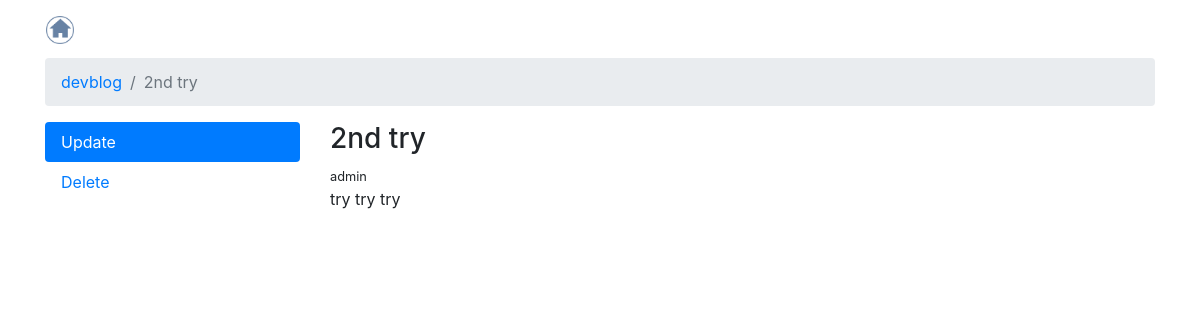
Before: /devblog/2nd-try/ with the older database file.
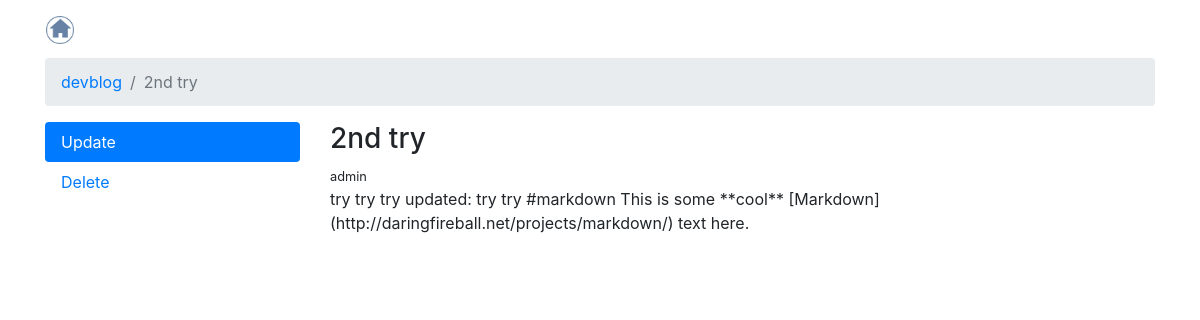
After: the same page with the newer database file.
### devblog/models.py (models this page shows, shortened)
class Article(TimeStampedModel):
    title = models.CharField(max_length=512)
    tags = models.CharField(max_length=255, blank=True)
    slug = models.CharField(max_length=512, blank=True)
    user = models.ForeignKey(User)
    text = models.TextField(blank=True)
    files = models.FileField(upload_to=upload_here, blank=True)

### devblog/views.py (the view)
# urls.py: url(r'^(?P<slug>[\w-]+)/$', views.ArticleDetailView.as_view(), name='detail'),
class ArticleDetailView(DetailView):
    model = Article
    template_name = 'devblog/detail.html'

### templates/devblog/detail.html (shortened to what this page needs)
{% extends "base.html" %}
{% load staticfiles %}
{% load markdown_deux_tags %}
{% block css %}
{{block.super}}
<link href="{% static 'css/detail.css' %}" rel="stylesheet">
{% endblock %}
{% block breadcrumb %}
<nav class="breadcrumb">
    <a class="breadcrumb-item" href="/devblog">devblog</a>
    <span class="breadcrumb-item active">{{ object.title}}</span>
</nav>
{% endblock %}
{% block content %}
<div class="row">
<div class="col-12 col-md-3 push-md-9">
    <ul class="nav nav-pills flex-column">
      <li class="nav-item"><a class="nav-link active" href="{% url 'devblog:update' object.slug %}">Update</a>
      </li>
      <li class="nav-item"><a class="nav-link " href="{% url 'devblog:delete' object.slug %}">Delete</a>
      </li>
    </ul>
</div>
<div class="col-12 col-md-9 pull-md-3">
    <h3>{{ object.title }}</h3>
    <small>{{object.user}}</small>
    <div class="content">{{ object.text }}</div>
</div>
</div>
{% endblock %}

Changed rows visible on the page:
changed Article "2nd try": text "try try try" → "try try try updated: try try #markdown This is some **cool** [Markdown](http://daringfireball.net/projects/markdown/) text here."
